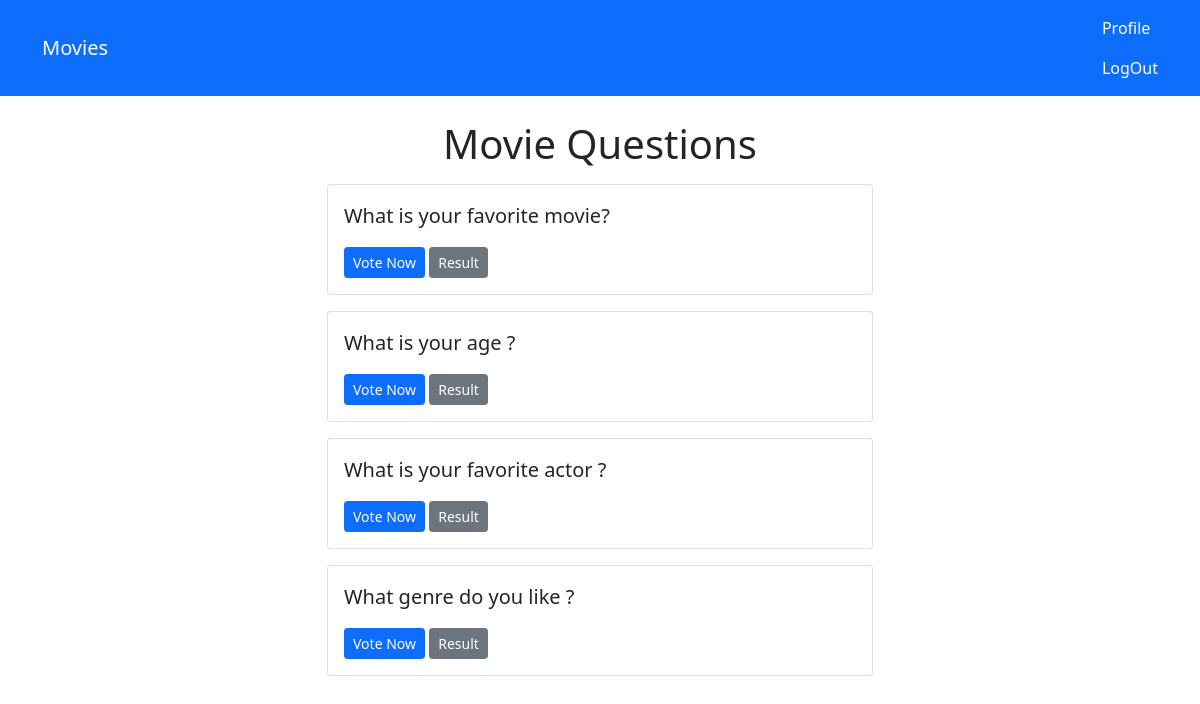
/movies/all/ (signed in), run on the app's committed database.
### movies/models.py (models this page shows, shortened)
class Question(models.Model):
    question_text = models.CharField(default='', max_length=200)

### movies/views.py (the view)
# urls.py: path('', views.snippet_detail, name='index'),
def index(request):
    latest_question_list = Question.objects.all()
    context = {'latest_question_list': latest_question_list}
    return render(request, 'movies/index.html', context)

### templates/movies/index.html
{% extends 'base.html' %}
{% block content %}
    <h1 class="text-center mb-3">Movie Questions</h1>
    {% if latest_question_list %}
        {% for movie in latest_question_list %}
            <div class="card mb-3">
                <div class="card-body">
                    <p class="lead">{{ movie.question_text }}</p>
                    <a href="{% url 'movies:detail' movie.id %}" class="btn btn-primary btn-sm">Vote Now</a>
                    <a href="{% url 'movies:results' movie.id %}" class="btn btn-secondary btn-sm">Result</a>
                </div>
            </div>
        {% endfor %}
    {% else %}
        <p>No movies available</p>
    {% endif %}
{% endblock %}

### data on the page
Question: question_text "What is your favorite movie?"
Question: question_text "What is your age ?"
Question: question_text "What is your favorite actor ?"
Question: question_text "What genre do you like ?"
